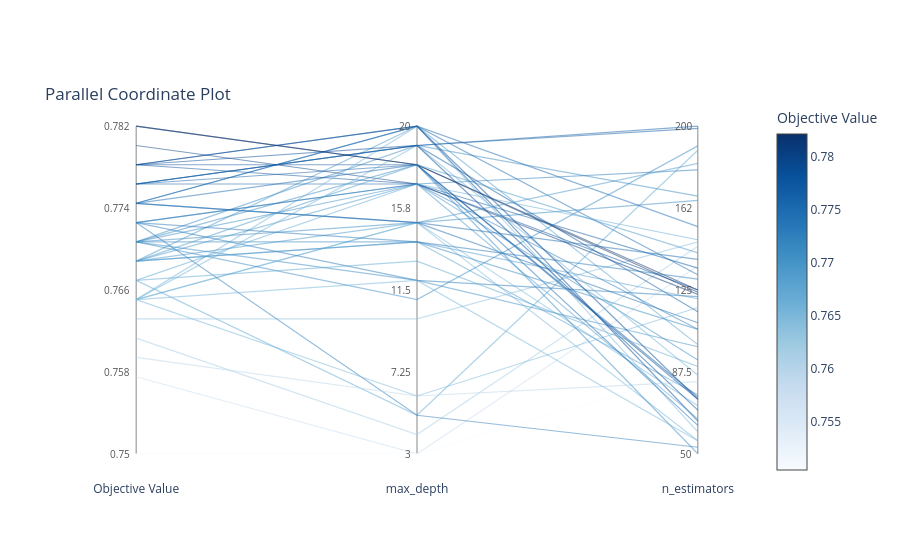

Here is the notebook cell this chart was saved with:
### Code cell
# 2. Parallel Coordinates Plot
plot_parallel_coordinate(study).show()

### Figure 1 — Plotly figure (JSON) as saved in the notebook; plotly's stock layout.template omitted (floating-point values rounded to 4 significant figures)
{"data": [{"customdata": [["Objective Value", "0.771"], ["max_depth", "12"], ["n_estimators", "99"]], "hovertemplate": "%{customdata[0]}: %{customdata[1]}<extra></extra>", "line": {"color": "rgb(60.17647058823452, 140.17647058823454, 194.9999999999996)", "dash": "solid", "width": 1.2}, "mode": "lines", "opacity": 0.5, "showlegend": false, "type": "scatter", "x": [0, 1, 2], "y": [0.6471, 0.5294, 0.3267]}, {"customdata": [["Objective Value", "0.771"], ["max_depth", "15"], ["n_estimators", "166"]], "hovertemplate": "%{customdata[0]}: %{customdata[1]}<extra></extra>", "line": {"color": "rgb(60.17647058823452, 140.17647058823454, 194.9999999999996)", "dash": "solid", "width": 1.2}, "mode": "lines", "opacity": 0.5, "showlegend": false, "type": "scatter", "x": [0, 1, 2], "y": [0.6471, 0.7059, 0.7733]}, {"customdata": [["Objective Value", "0.765"], ["max_depth", "15"], ["n_estimators", "72"]], "hovertemplate": "%{customdata[0]}: %{customdata[1]}<extra></extra>", "line": {"color": "rgb(118.99999999999966, 180.58823529411745, 216.58823529411757)", "dash": "solid", "width": 1.2}, "mode": "lines", "opacity": 0.5, "showlegend": false, "type": "scatter", "x": [0, 1, 2], "y": [0.4706, 0.7059, 0.1467]}, {"customdata": [["Objective Value", "0.762"], ["max_depth", "4"], ["n_estimators", "145"]], "hovertemplate": "%{customdata[0]}: %{customdata[1]}<extra></extra>", "line": {"color": "rgb(165.05882352941268, 205.0000000000004, 227.47058823529443)", "dash": "solid", "width": 1.2}, "mode": "lines", "opacity": 0.5, "showlegend": false, "type": "scatter", "x": [0, 1, 2], "y": [0.3529, 0.05882, 0.6333]}, {"customdata": [["Objective Value", "0.758"], ["max_depth", "3"], ["n_estimators", "136"]], "hovertemplate": "%{customdata[0]}: %{customdata[1]}<extra></extra>", "line": {"color": "rgb(200.8235294117653, 220.88235294117686, 239.94117647058843)", "dash": "solid", "width": 1.2}, "mode": "lines", "opacity": 0.5, "showlegend": false, "type": "scatter", "x": [0, 1, 2], "y": [0.2353, 0, 0.5733]}, {"customdata": [["Objective Value", "0.775"], ["max_depth", "15"], ["n_estimators", "110"]], "hovertemplate": "%{customdata[0]}: %{customdata[1]}<extra></extra>", "line": {"color": "rgb(30.058823529411153, 109.23529411764628, 178.05882352941114)", "dash": "solid", "width": 1.2}, "mode": "lines", "opacity": 0.5, "showlegend": false, "type": "scatter", "x": [0, 1, 2], "y": [0.7647, 0.7059, 0.4]}, {"customdata": [["Objective Value", "0.769"], ["max_depth", "14"], ["n_estimators", "77"]], "hovertemplate": "%{customdata[0]}: %{customdata[1]}<extra></extra>", "line": {"color": "rgb(78.05882352941143, 154.23529411764684, 202.70588235294105)", "dash": "solid", "width": 1.2}, "mode": "lines", "opacity": 0.5, "showlegend": false, "type": "scatter", "x": [0, 1, 2], "y": [0.5882, 0.6471, 0.18]}, {"customdata": [["Objective Value", "0.765"], ["max_depth", "15"], ["n_estimators", "56"]], "hovertemplate": "%{customdata[0]}: %{customdata[1]}<extra></extra>", "line": {"color": "rgb(118.99999999999966, 180.58823529411745, 216.58823529411757)", "dash": "solid", "width": 1.2}, "mode": "lines", "opacity": 0.5, "showlegend": false, "type": "scatter", "x": [0, 1, 2], "y": [0.4706, 0.7059, 0.04]}, {"customdata": [["Objective Value", "0.778"], ["max_depth", "18"], ["n_estimators", "75"]], "hovertemplate": "%{customdata[0]}: %{customdata[1]}<extra></extra>", "line": {"color": "rgb(8.0, 79.05882352941089, 153.11764705882223)", "dash": "solid", "width": 1.2}, "mode": "lines", "opacity": 0.5, "showlegend": false, "type": "scatter", "x": [0, 1, 2], "y": [0.8824, 0.8824, 0.1667]}, {"customdata": [["Objective Value", "0.771"], ["max_depth", "19"], ["n_estimators", "168"]], "hovertemplate": "%{customdata[0]}: %{customdata[1]}<extra></extra>", "line": {"color": "rgb(60.17647058823452, 140.17647058823454, 194.9999999999996)", "dash": "solid", "width": 1.2}, "mode": "lines", "opacity": 0.5, "showlegend": false, "type": "scatter", "x": [0, 1, 2], "y": [0.6471, 0.9412, 0.7867]}, {"customdata": [["Objective Value", "0.777"], ["max_depth", "19"], ["n_estimators", "200"]], "hovertemplate": "%{customdata[0]}: %{customdata[1]}<extra></extra>", "line": {"color": "rgb(18.29411764705783, 94.17647058823403, 166.29411764705782)", "dash": "solid", "width": 1.2}, "mode": "lines", "opacity": 0.5, "showlegend": false, "type": "scatter", "x": [0, 1, 2], "y": [0.8235, 0.9412, 1]}, {"customdata": [["Objective Value", "0.769"], ["max_depth", "20"], ["n_estimators", "100"]], "hovertemplate": "%{customdata[0]}: %{customdata[1]}<extra></extra>", "line": {"color": "rgb(78.05882352941143, 154.23529411764684, 202.70588235294105)", "dash": "solid", "width": 1.2}, "mode": "lines", "opacity": 0.5, "showlegend": false, "type": "scatter", "x": [0, 1, 2], "y": [0.5882, 1, 0.3333]}, {"customdata": [["Objective Value", "0.775"], ["max_depth", "20"], ["n_estimators", "132"]], "hovertemplate": "%{customdata[0]}: %{customdata[1]}<extra></extra>", "line": {"color": "rgb(30.058823529411843, 109.23529411764716, 178.05882352941185)", "dash": "solid", "width": 1.2}, "mode": "lines", "opacity": 0.5, "showlegend": false, "type": "scatter", "x": [0, 1, 2], "y": [0.7647, 1, 0.5467]}, {"customdata": [["Objective Value", "0.767"], ["max_depth", "5"], ["n_estimators", "189"]], "hovertemplate": "%{customdata[0]}: %{customdata[1]}<extra></extra>", "line": {"color": "rgb(97.35294117647084, 167.41176470588252, 210.23529411764716)", "dash": "solid", "width": 1.2}, "mode": "lines", "opacity": 0.5, "showlegend": false, "type": "scatter", "x": [0, 1, 2], "y": [0.5294, 0.1176, 0.9267]}, {"customdata": [["Objective Value", "0.764"], ["max_depth", "10"], ["n_estimators", "147"]], "hovertemplate": "%{customdata[0]}: %{customdata[1]}<extra></extra>", "line": {"color": "rgb(143.00000000000043, 193.76470588235316, 221.76470588235304)", "dash": "solid", "width": 1.2}, "mode": "lines", "opacity": 0.5, "showlegend": false, "type": "scatter", "x": [0, 1, 2], "y": [0.4118, 0.4118, 0.6467]}, {"customdata": [["Objective Value", "0.75"], ["max_depth", "3"], ["n_estimators", "88"]], "hovertemplate": "%{customdata[0]}: %{customdata[1]}<extra></extra>", "line": {"color": "rgb(247.0, 251.0, 255.0)", "dash": "solid", "width": 1.2}, "mode": "lines", "opacity": 0.5, "showlegend": false, "type": "scatter", "x": [0, 1, 2], "y": [0, 0, 0.2533]}, {"customdata": [["Objective Value", "0.777"], ["max_depth", "19"], ["n_estimators", "199"]], "hovertemplate": "%{customdata[0]}: %{customdata[1]}<extra></extra>", "line": {"color": "rgb(18.29411764705783, 94.17647058823403, 166.29411764705782)", "dash": "solid", "width": 1.2}, "mode": "lines", "opacity": 0.5, "showlegend": false, "type": "scatter", "x": [0, 1, 2], "y": [0.8235, 0.9412, 0.9933]}, {"customdata": [["Objective Value", "0.782"], ["max_depth", "18"], ["n_estimators", "125"]], "hovertemplate": "%{customdata[0]}: %{customdata[1]}<extra></extra>", "line": {"color": "rgb(8.0, 48.0, 107.0)", "dash": "solid", "width": 1.2}, "mode": "lines", "opacity": 0.5, "showlegend": false, "type": "scatter", "x": [0, 1, 2], "y": [1, 0.8824, 0.5]}, {"customdata": [["Objective Value", "0.78"], ["max_depth", "17"], ["n_estimators", "123"]], "hovertemplate": "%{customdata[0]}: %{customdata[1]}<extra></extra>", "line": {"color": "rgb(8.0, 63.52941176470544, 130.05882352941111)", "dash": "solid", "width": 1.2}, "mode": "lines", "opacity": 0.5, "showlegend": false, "type": "scatter", "x": [0, 1, 2], "y": [0.9412, 0.8235, 0.4867]}, {"customdata": [["Objective Value", "0.773"], ["max_depth", "12"], ["n_estimators", "122"]], "hovertemplate": "%{customdata[0]}: %{customdata[1]}<extra></extra>", "line": {"color": "rgb(44.64705882353002, 124.64705882353002, 187.0000000000003)", "dash": "solid", "width": 1.2}, "mode": "lines", "opacity": 0.5, "showlegend": false, "type": "scatter", "x": [0, 1, 2], "y": [0.7059, 0.5294, 0.48]}, {"customdata": [["Objective Value", "0.777"], ["max_depth", "17"], ["n_estimators", "135"]], "hovertemplate": "%{customdata[0]}: %{customdata[1]}<extra></extra>", "line": {"color": "rgb(18.29411764705923, 94.17647058823582, 166.29411764705924)", "dash": "solid", "width": 1.2}, "mode": "lines", "opacity": 0.5, "showlegend": false, "type": "scatter", "x": [0, 1, 2], "y": [0.8235, 0.8235, 0.5667]}, {"customdata": [["Objective Value", "0.773"], ["max_depth", "17"], ["n_estimators", "107"]], "hovertemplate": "%{customdata[0]}: %{customdata[1]}<extra></extra>", "line": {"color": "rgb(44.64705882352908, 124.64705882352908, 186.99999999999983)", "dash": "solid", "width": 1.2}, "mode": "lines", "opacity": 0.5, "showlegend": false, "type": "scatter", "x": [0, 1, 2], "y": [0.7059, 0.8235, 0.38]}, {"customdata": [["Objective Value", "0.778"], ["max_depth", "20"], ["n_estimators", "65"]], "hovertemplate": "%{customdata[0]}: %{customdata[1]}<extra></extra>", "line": {"color": "rgb(8.0, 79.05882352941089, 153.11764705882223)", "dash": "solid", "width": 1.2}, "mode": "lines", "opacity": 0.5, "showlegend": false, "type": "scatter", "x": [0, 1, 2], "y": [0.8824, 1, 0.1]}, {"customdata": [["Objective Value", "0.771"], ["max_depth", "17"], ["n_estimators", "93"]], "hovertemplate": "%{customdata[0]}: %{customdata[1]}<extra></extra>", "line": {"color": "rgb(60.17647058823452, 140.17647058823454, 194.9999999999996)", "dash": "solid", "width": 1.2}, "mode": "lines", "opacity": 0.5, "showlegend": false, "type": "scatter", "x": [0, 1, 2], "y": [0.6471, 0.8235, 0.2867]}, {"customdata": [["Objective Value", "0.777"], ["max_depth", "18"], ["n_estimators", "76"]], "hovertemplate": "%{customdata[0]}: %{customdata[1]}<extra></extra>", "line": {"color": "rgb(18.29411764705783, 94.17647058823403, 166.29411764705782)", "dash": "solid", "width": 1.2}, "mode": "lines", "opacity": 0.5, "showlegend": false, "type": "scatter", "x": [0, 1, 2], "y": [0.8235, 0.8824, 0.1733]}, {"customdata": [["Objective Value", "0.773"], ["max_depth", "5"], ["n_estimators", "53"]], "hovertemplate": "%{customdata[0]}: %{customdata[1]}<extra></extra>", "line": {"color": "rgb(44.64705882352908, 124.64705882352908, 186.99999999999983)", "dash": "solid", "width": 1.2}, "mode": "lines", "opacity": 0.5, "showlegend": false, "type": "scatter", "x": [0, 1, 2], "y": [0.7059, 0.1176, 0.02]}, {"customdata": [["Objective Value", "0.76"], ["max_depth", "6"], ["n_estimators", "83"]], "hovertemplate": "%{customdata[0]}: %{customdata[1]}<extra></extra>", "line": {"color": "rgb(183.88235294117686, 213.00000000000017, 234.0588235294119)", "dash": "solid", "width": 1.2}, "mode": "lines", "opacity": 0.5, "showlegend": false, "type": "scatter", "x": [0, 1, 2], "y": [0.2941, 0.1765, 0.22]}, {"customdata": [["Objective Value", "0.771"], ["max_depth", "18"], ["n_estimators", "50"]], "hovertemplate": "%{customdata[0]}: %{customdata[1]}<extra></extra>", "line": {"color": "rgb(60.17647058823452, 140.17647058823454, 194.9999999999996)", "dash": "solid", "width": 1.2}, "mode": "lines", "opacity": 0.5, "showlegend": false, "type": "scatter", "x": [0, 1, 2], "y": [0.6471, 0.8824, 0]}, {"customdata": [["Objective Value", "0.778"], ["max_depth", "17"], ["n_estimators", "125"]], "hovertemplate": "%{customdata[0]}: %{customdata[1]}<extra></extra>", "line": {"color": "rgb(8.0, 79.05882352941089, 153.11764705882223)", "dash": "solid", "width": 1.2}, "mode": "lines", "opacity": 0.5, "showlegend": false, "type": "scatter", "x": [0, 1, 2], "y": [0.8824, 0.8235, 0.5]}, {"customdata": [["Objective Value", "0.775"], ["max_depth", "20"], ["n_estimators", "154"]], "hovertemplate": "%{customdata[0]}: %{customdata[1]}<extra></extra>", "line": {"color": "rgb(30.058823529411153, 109.23529411764628, 178.05882352941114)", "dash": "solid", "width": 1.2}, "mode": "lines", "opacity": 0.5, "showlegend": false, "type": "scatter", "x": [0, 1, 2], "y": [0.7647, 1, 0.6933]}, {"customdata": [["Objective Value", "0.771"], ["max_depth", "11"], ["n_estimators", "191"]], "hovertemplate": "%{customdata[0]}: %{customdata[1]}<extra></extra>", "line": {"color": "rgb(60.17647058823452, 140.17647058823454, 194.9999999999996)", "dash": "solid", "width": 1.2}, "mode": "lines", "opacity": 0.5, "showlegend": false, "type": "scatter", "x": [0, 1, 2], "y": [0.6471, 0.4706, 0.94]}, {"customdata": [["Objective Value", "0.765"], ["max_depth", "20"], ["n_estimators", "60"]], "hovertemplate": "%{customdata[0]}: %{customdata[1]}<extra></extra>", "line": {"color": "rgb(118.99999999999966, 180.58823529411745, 216.58823529411757)", "dash": "solid", "width": 1.2}, "mode": "lines", "opacity": 0.5, "showlegend": false, "type": "scatter", "x": [0, 1, 2], "y": [0.4706, 1, 0.06667]}, {"customdata": [["Objective Value", "0.767"], ["max_depth", "17"], ["n_estimators", "148"]], "hovertemplate": "%{customdata[0]}: %{customdata[1]}<extra></extra>", "line": {"color": "rgb(97.35294117647084, 167.41176470588252, 210.23529411764716)", "dash": "solid", "width": 1.2}, "mode": "lines", "opacity": 0.5, "showlegend": false, "type": "scatter", "x": [0, 1, 2], "y": [0.5294, 0.8235, 0.6533]}, {"customdata": [["Objective Value", "0.769"], ["max_depth", "17"], ["n_estimators", "66"]], "hovertemplate": "%{customdata[0]}: %{customdata[1]}<extra></extra>", "line": {"color": "rgb(78.05882352941143, 154.23529411764684, 202.70588235294105)", "dash": "solid", "width": 1.2}, "mode": "lines", "opacity": 0.5, "showlegend": false, "type": "scatter", "x": [0, 1, 2], "y": [0.5882, 0.8235, 0.1067]}, {"customdata": [["Objective Value", "0.773"], ["max_depth", "17"], ["n_estimators", "180"]], "hovertemplate": "%{customdata[0]}: %{customdata[1]}<extra></extra>", "line": {"color": "rgb(44.64705882352908, 124.64705882352908, 186.99999999999983)", "dash": "solid", "width": 1.2}, "mode": "lines", "opacity": 0.5, "showlegend": false, "type": "scatter", "x": [0, 1, 2], "y": [0.7059, 0.8235, 0.8667]}, {"customdata": [["Objective Value", "0.777"], ["max_depth", "19"], ["n_estimators", "115"]], "hovertemplate": "%{customdata[0]}: %{customdata[1]}<extra></extra>", "line": {"color": "rgb(18.29411764705783, 94.17647058823403, 166.29411764705782)", "dash": "solid", "width": 1.2}, "mode": "lines", "opacity": 0.5, "showlegend": false, "type": "scatter", "x": [0, 1, 2], "y": [0.8235, 0.9412, 0.4333]}, {"customdata": [["Objective Value", "0.765"], ["max_depth", "6"], ["n_estimators", "117"]], "hovertemplate": "%{customdata[0]}: %{customdata[1]}<extra></extra>", "line": {"color": "rgb(118.99999999999966, 180.58823529411745, 216.58823529411757)", "dash": "solid", "width": 1.2}, "mode": "lines", "opacity": 0.5, "showlegend": false, "type": "scatter", "x": [0, 1, 2], "y": [0.4706, 0.1765, 0.4467]}, {"customdata": [["Objective Value", "0.765"], ["max_depth", "19"], ["n_estimators", "86"]], "hovertemplate": "%{customdata[0]}: %{customdata[1]}<extra></extra>", "line": {"color": "rgb(118.99999999999966, 180.58823529411745, 216.58823529411757)", "dash": "solid", "width": 1.2}, "mode": "lines", "opacity": 0.5, "showlegend": false, "type": "scatter", "x": [0, 1, 2], "y": [0.4706, 0.9412, 0.24]}, {"customdata": [["Objective Value", "0.767"], ["max_depth", "13"], ["n_estimators", "90"]], "hovertemplate": "%{customdata[0]}: %{customdata[1]}<extra></extra>", "line": {"color": "rgb(97.35294117647084, 167.41176470588252, 210.23529411764716)", "dash": "solid", "width": 1.2}, "mode": "lines", "opacity": 0.5, "showlegend": false, "type": "scatter", "x": [0, 1, 2], "y": [0.5294, 0.5882, 0.2667]}, {"customdata": [["Objective Value", "0.765"], ["max_depth", "12"], ["n_estimators", "56"]], "hovertemplate": "%{customdata[0]}: %{customdata[1]}<extra></extra>", "line": {"color": "rgb(118.99999999999966, 180.58823529411745, 216.58823529411757)", "dash": "solid", "width": 1.2}, "mode": "lines", "opacity": 0.5, "showlegend": false, "type": "scatter", "x": [0, 1, 2], "y": [0.4706, 0.5294, 0.04]}, {"customdata": [["Objective Value", "0.769"], ["max_depth", "14"], ["n_estimators", "121"]], "hovertemplate": "%{customdata[0]}: %{customdata[1]}<extra></extra>", "line": {"color": "rgb(78.05882352941143, 154.23529411764684, 202.70588235294105)", "dash": "solid", "width": 1.2}, "mode": "lines", "opacity": 0.5, "showlegend": false, "type": "scatter", "x": [0, 1, 2], "y": [0.5882, 0.6471, 0.4733]}, {"customdata": [["Objective Value", "0.775"], ["max_depth", "18"], ["n_estimators", "63"]], "hovertemplate": "%{customdata[0]}: %{customdata[1]}<extra></extra>", "line": {"color": "rgb(30.058823529411153, 109.23529411764628, 178.05882352941114)", "dash": "solid", "width": 1.2}, "mode": "lines", "opacity": 0.5, "showlegend": false, "type": "scatter", "x": [0, 1, 2], "y": [0.7647, 0.8824, 0.08667]}, {"customdata": [["Objective Value", "0.782"], ["max_depth", "18"], ["n_estimators", "124"]], "hovertemplate": "%{customdata[0]}: %{customdata[1]}<extra></extra>", "line": {"color": "rgb(8.0, 48.0, 107.0)", "dash": "solid", "width": 1.2}, "mode": "lines", "opacity": 0.5, "showlegend": false, "type": "scatter", "x": [0, 1, 2], "y": [1, 0.8824, 0.4933]}, {"customdata": [["Objective Value", "0.769"], ["max_depth", "15"], ["n_estimators", "183"]], "hovertemplate": "%{customdata[0]}: %{customdata[1]}<extra></extra>", "line": {"color": "rgb(78.05882352941143, 154.23529411764684, 202.70588235294105)", "dash": "solid", "width": 1.2}, "mode": "lines", "opacity": 0.5, "showlegend": false, "type": "scatter", "x": [0, 1, 2], "y": [0.5882, 0.7059, 0.8867]}, {"customdata": [["Objective Value", "0.773"], ["max_depth", "14"], ["n_estimators", "130"]], "hovertemplate": "%{customdata[0]}: %{customdata[1]}<extra></extra>", "line": {"color": "rgb(44.64705882352908, 124.64705882352908, 186.99999999999983)", "dash": "solid", "width": 1.2}, "mode": "lines", "opacity": 0.5, "showlegend": false, "type": "scatter", "x": [0, 1, 2], "y": [0.7059, 0.6471, 0.5333]}, {"customdata": [["Objective Value", "0.775"], ["max_depth", "15"], ["n_estimators", "139"]], "hovertemplate": "%{customdata[0]}: %{customdata[1]}<extra></extra>", "line": {"color": "rgb(30.058823529411153, 109.23529411764628, 178.05882352941114)", "dash": "solid", "width": 1.2}, "mode": "lines", "opacity": 0.5, "showlegend": false, "type": "scatter", "x": [0, 1, 2], "y": [0.7647, 0.7059, 0.5933]}, {"customdata": [["Objective Value", "0.769"], ["max_depth", "18"], ["n_estimators", "142"]], "hovertemplate": "%{customdata[0]}: %{customdata[1]}<extra></extra>", "line": {"color": "rgb(78.05882352941143, 154.23529411764684, 202.70588235294105)", "dash": "solid", "width": 1.2}, "mode": "lines", "opacity": 0.5, "showlegend": false, "type": "scatter", "x": [0, 1, 2], "y": [0.5882, 0.8824, 0.6133]}, {"customdata": [["Objective Value", "0.778"], ["max_depth", "20"], ["n_estimators", "75"]], "hovertemplate": "%{customdata[0]}: %{customdata[1]}<extra></extra>", "line": {"color": "rgb(8.0, 79.05882352941089, 153.11764705882223)", "dash": "solid", "width": 1.2}, "mode": "lines", "opacity": 0.5, "showlegend": false, "type": "scatter", "x": [0, 1, 2], "y": [0.8824, 1, 0.1667]}, {"customdata": [["Objective Value", "0.771"], ["max_depth", "14"], ["n_estimators", "107"]], "hovertemplate": "%{customdata[0]}: %{customdata[1]}<extra></extra>", "line": {"color": "rgb(60.17647058823452, 140.17647058823454, 194.9999999999996)", "dash": "solid", "width": 1.2}, "mode": "lines", "opacity": 0.5, "showlegend": false, "type": "scatter", "x": [0, 1, 2], "y": [0.6471, 0.6471, 0.38]}, {"customdata": [["Objective Value", "0.778"], ["max_depth", "19"], ["n_estimators", "70"]], "hovertemplate": "%{customdata[0]}: %{customdata[1]}<extra></extra>", "line": {"color": "rgb(8.0, 79.05882352941089, 153.11764705882223)", "dash": "solid", "width": 1.2}, "mode": "lines", "opacity": 0.5, "showlegend": false, "type": "scatter", "x": [0, 1, 2], "y": [0.8824, 0.9412, 0.1333]}, {"hoverinfo": "skip", "marker": {"cmax": 0.7821, "cmin": 0.7505, "color": [0.7505, 0.7821], "colorbar": {"title": {"text": "Objective Value"}}, "colorscale": [[0, "rgb(247,251,255)"], [0.125, "rgb(222,235,247)"], [0.25, "rgb(198,219,239)"], [0.375, "rgb(158,202,225)"], [0.5, "rgb(107,174,214)"], [0.625, "rgb(66,146,198)"], [0.75, "rgb(33,113,181)"], [0.875, "rgb(8,81,156)"], [1, "rgb(8,48,107)"]], "reversescale": false, "showscale": true}, "mode": "markers", "showlegend": false, "type": "scatter", "x": [null, null], "y": [null, null]}], "layout": {"annotations": [{"font": {"color": "#555", "size": 10}, "showarrow": false, "text": "0.75", "x": 0, "xanchor": "right", "xshift": -4, "y": 0}, {"font": {"color": "#555", "size": 10}, "showarrow": false, "text": "0.758", "x": 0, "xanchor": "right", "xshift": -4, "y": 0.25}, {"font": {"color": "#555", "size": 10}, "showarrow": false, "text": "0.766", "x": 0, "xanchor": "right", "xshift": -4, "y": 0.5}, {"font": {"color": "#555", "size": 10}, "showarrow": false, "text": "0.774", "x": 0, "xanchor": "right", "xshift": -4, "y": 0.75}, {"font": {"color": "#555", "size": 10}, "showarrow": false, "text": "0.782", "x": 0, "xanchor": "right", "xshift": -4, "y": 1}, {"font": {"color": "#555", "size": 10}, "showarrow": false, "text": "3", "x": 1, "xanchor": "right", "xshift": -4, "y": 0}, {"font": {"color": "#555", "size": 10}, "showarrow": false, "text": "7.25", "x": 1, "xanchor": "right", "xshift": -4, "y": 0.25}, {"font": {"color": "#555", "size": 10}, "showarrow": false, "text": "11.5", "x": 1, "xanchor": "right", "xshift": -4, "y": 0.5}, {"font": {"color": "#555", "size": 10}, "showarrow": false, "text": "15.8", "x": 1, "xanchor": "right", "xshift": -4, "y": 0.75}, {"font": {"color": "#555", "size": 10}, "showarrow": false, "text": "20", "x": 1, "xanchor": "right", "xshift": -4, "y": 1}, {"font": {"color": "#555", "size": 10}, "showarrow": false, "text": "50", "x": 2, "xanchor": "right", "xshift": -4, "y": 0}, {"font": {"color": "#555", "size": 10}, "showarrow": false, "text": "87.5", "x": 2, "xanchor": "right", "xshift": -4, "y": 0.25}, {"font": {"color": "#555", "size": 10}, "showarrow": false, "text": "125", "x": 2, "xanchor": "right", "xshift": -4, "y": 0.5}, {"font": {"color": "#555", "size": 10}, "showarrow": false, "text": "162", "x": 2, "xanchor": "right", "xshift": -4, "y": 0.75}, {"font": {"color": "#555", "size": 10}, "showarrow": false, "text": "200", "x": 2, "xanchor": "right", "xshift": -4, "y": 1}], "hovermode": "closest", "legend": {"orientation": "h", "x": 1, "xanchor": "right", "y": 1, "yanchor": "bottom"}, "plot_bgcolor": "white", "shapes": [{"layer": "below", "line": {"color": "#888", "width": 1}, "type": "line", "x0": 0, "x1": 0, "y0": 0, "y1": 1}, {"layer": "below", "line": {"color": "#888", "width": 1}, "type": "line", "x0": 1, "x1": 1, "y0": 0, "y1": 1}, {"layer": "below", "line": {"color": "#888", "width": 1}, "type": "line", "x0": 2, "x1": 2, "y0": 0, "y1": 1}], "title": {"text": "Parallel Coordinate Plot", "y": 1, "yanchor": "bottom", "yref": "paper"}, "xaxis": {"range": [-0.2, 2.2], "showgrid": false, "tickmode": "array", "ticktext": ["Objective Value", "max_depth", "n_estimators"], "tickvals": [0, 1, 2], "zeroline": false}, "yaxis": {"fixedrange": true, "range": [-0.08, 1.08], "visible": false}}}
